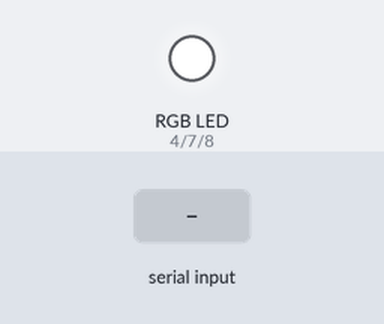
The sketch below on a simulated Arduino Uno, built with avr-gcc and run on an emulated ATmega328P. On the bench: an RGB LED mixed from three pins (HIGH = lit). The test bench sets the inputs (shaded band).

Above: at 1.2 s.
1.3 s: "r" received over the second serial link
At 1.9 s:
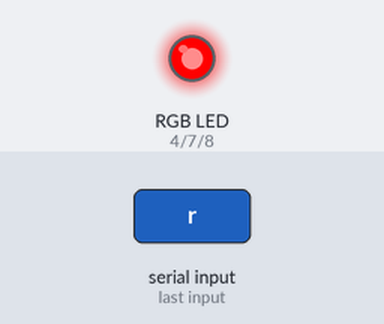
2.8 s: "g" received over the second serial link
At 4.0 s:
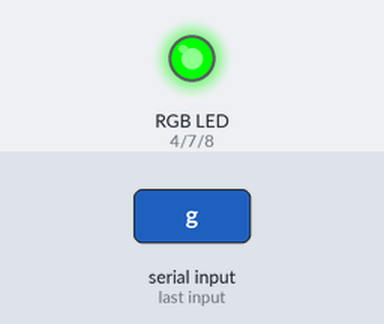
4.3 s: "c" received over the second serial link
At 5.4 s:
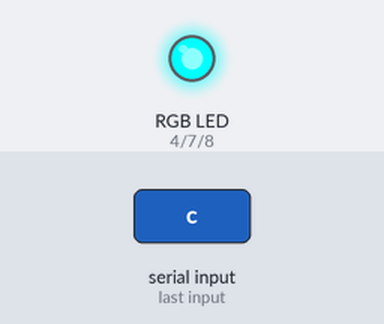
5.8 s: "y" received over the second serial link
At 6.5 s:
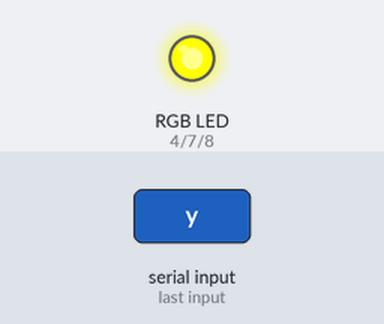
7.3 s: "m" received over the second serial link
At 7.6 s:
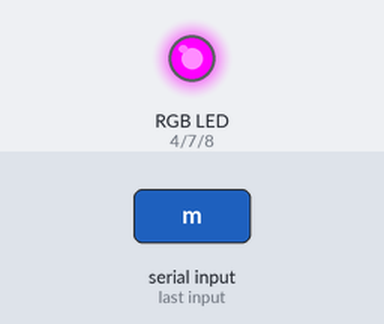
8.8 s: "w" received over the second serial link
At 10.0 s:
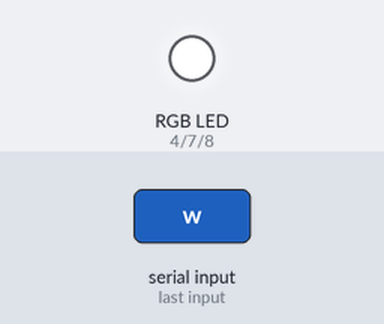
Timing chart, 0 to 11.3 s (numbered marks = the images above; inputs shaded):
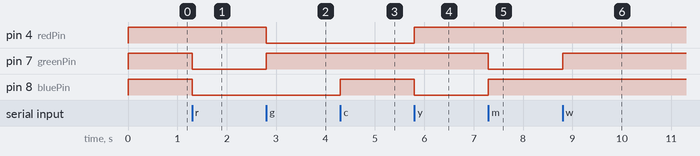

Measured:
- after the input at 1.3 s, pin 7 (greenPin), pin 8 (bluePin): HIGH → LOW at once
- after the input at 2.8 s, pin 4 (redPin): HIGH → LOW at once; pin 7 (greenPin): LOW → HIGH at once
- after the input at 4.3 s, pin 8 (bluePin): LOW → HIGH at once
- after the input at 5.8 s, pin 4 (redPin): LOW → HIGH at once; pin 8 (bluePin): HIGH → LOW at once
- after the input at 7.3 s, pin 7 (greenPin): HIGH → LOW at once; pin 8 (bluePin): LOW → HIGH at once
- after the input at 8.8 s, pin 7 (greenPin): LOW → HIGH at once

The sketch:

arduino_light_control.ino
```cpp
#include <SoftwareSerial.h>

/*GLOBALS*/

//Setup TX and RX pins for Bluetooth Module (HM-10; "HMSoft")
SoftwareSerial BTSerial(2, 3);

//manage state of
unsigned long timerSet = 0;
unsigned long lightDuration = 60000;
bool status = false;

int redPin = 4;
int greenPin = 7;
int bluePin = 8;

/*SETUP*/

void setup() {

  //Open port for communication, bluetooth w/ baud rate
  BTSerial.begin(9600);

  //Configure IO pins for RGB LED
  pinMode(redPin, OUTPUT);
  pinMode(greenPin, OUTPUT);
  pinMode(bluePin, OUTPUT);

  //Set color white, standby
  digitalWrite(redPin, HIGH);
  digitalWrite(greenPin, HIGH);
  digitalWrite(bluePin, HIGH);
}

/*FUNCTIONALITY*/

void loop() {

  //Check for active connection
  if (BTSerial.available()) {

    //Transmit message for LED set
    trigger(BTSerial.read());

    //Get current time to set reset timer
    timerSet = millis();
  }

  //Check that a timeout light color is active and if a minute has bassed
  if (status && millis() - timerSet >= lightDuration) {

    //Reset to Standby
    trigger('w');
  }
}

/*MESSAGE RESPONSE HANDLING*/

void trigger(char val) {

  //Trigger timer checker, cancel if interrupt called
  if (val == 'w') {
    status = false;
  } else {
    status = true;
  }

  /*
  HIGH -> On
  LOW -> Off

  White - All On
  Red - Red Only
  Green - Green Only
  Blue - Blue Only
  Yellow - Red and Green
  Cyan - Green and Blue
  Magenta - Red and Blue
  */

  //Set color based on transmitted message
  switch (val) {

    //Reminder, failure or forgotten
    case 'r':
      digitalWrite(redPin, HIGH);
      digitalWrite(greenPin, LOW);
      digitalWrite(bluePin, LOW);
      break;

    //Reminder, success
    case 'g':
      digitalWrite(redPin, LOW);
      digitalWrite(greenPin, HIGH);
      digitalWrite(bluePin, LOW);
      break;

    //Water the flower
    case 'c':
      digitalWrite(redPin, LOW);
      digitalWrite(greenPin, HIGH);
      digitalWrite(bluePin, HIGH);
      break;

    //Give the flower some Sun
    case 'y':
      digitalWrite(redPin, HIGH);
      digitalWrite(greenPin, HIGH);
      digitalWrite(bluePin, LOW);
      break;

    //Message available
    case 'm':
      digitalWrite(redPin, HIGH);
      digitalWrite(greenPin, LOW);
      digitalWrite(bluePin, HIGH);
      break;

    //Standby, Inactive
    case 'w':
      digitalWrite(redPin, HIGH);
      digitalWrite(greenPin, HIGH);
      digitalWrite(bluePin, HIGH);
      break;
  }
}
```
